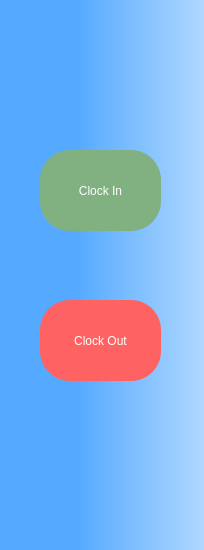
<?xml version="1.0" encoding="UTF-8"?>
<ui version="4.0">
 <class>Dialog</class>
 <widget class="QDialog" name="Dialog">
  <property name="geometry">
   <rect>
    <x>0</x>
    <y>0</y>
    <width>204</width>
    <height>550</height>
   </rect>
  </property>
  <property name="windowTitle">
   <string>Dialog</string>
  </property>
  <widget class="QPushButton" name="pushButton">
   <property name="geometry">
    <rect>
     <x>40</x>
     <y>150</y>
     <width>121</width>
     <height>81</height>
    </rect>
   </property>
   <property name="styleSheet">
    <string notr="true">QPushButton
{
	border:none;
	color:white;
	background-color:rgb(129, 176, 129);
	font: 700 16pt &quot;Arial&quot;;
	Border-radius: 30px;
}
QPushButton:hover
{
	background-color:rgb(1, 90, 0);
}</string>
   </property>
   <property name="text">
    <string>Clock In</string>
   </property>
   <property name="default">
    <bool>true</bool>
   </property>
  </widget>
  <widget class="QPushButton" name="pushButton_2">
   <property name="geometry">
    <rect>
     <x>40</x>
     <y>300</y>
     <width>121</width>
     <height>81</height>
    </rect>
   </property>
   <property name="styleSheet">
    <string notr="true">QPushButton
{
	border:none;
	color:white;
	background-color:rgb(255, 98, 98);
	font: 700 16pt &quot;Arial&quot;;
	Border-radius: 30px;
}
QPushButton:hover
{
	background-color:red;
}</string>
   </property>
   <property name="text">
    <string>Clock Out</string>
   </property>
  </widget>
  <widget class="QGraphicsView" name="graphicsView">
   <property name="geometry">
    <rect>
     <x>-35</x>
     <y>-39</y>
     <width>351</width>
     <height>641</height>
    </rect>
   </property>
   <property name="styleSheet">
    <string notr="true">QGraphicsView
{
	background:qlineargradient(spread:pad, x1:0, y1:1, x2:1, y2:1, stop:0.318182 rgba(85, 170, 255, 255), stop:1 rgba(255, 255, 255, 255));

}</string>
   </property>
  </widget>
  <zorder>graphicsView</zorder>
  <zorder>pushButton</zorder>
  <zorder>pushButton_2</zorder>
 </widget>
 <resources/>
 <connections/>
</ui>
